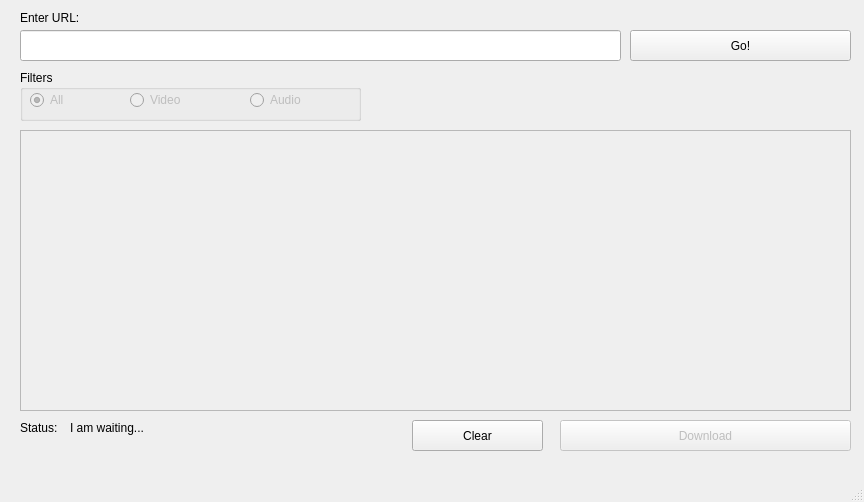
<?xml version="1.0" encoding="UTF-8"?>
<ui version="4.0">
 <class>YourTube</class>
 <widget class="QMainWindow" name="YourTube">
  <property name="geometry">
   <rect>
    <x>0</x>
    <y>0</y>
    <width>864</width>
    <height>502</height>
   </rect>
  </property>
  <property name="windowTitle">
   <string>YourTube</string>
  </property>
  <widget class="QWidget" name="centralwidget">
   <widget class="QLineEdit" name="lineEdit">
    <property name="geometry">
     <rect>
      <x>20</x>
      <y>30</y>
      <width>601</width>
      <height>31</height>
     </rect>
    </property>
    <property name="text">
     <string/>
    </property>
   </widget>
   <widget class="QLabel" name="label">
    <property name="geometry">
     <rect>
      <x>20</x>
      <y>10</y>
      <width>71</width>
      <height>16</height>
     </rect>
    </property>
    <property name="text">
     <string>Enter URL:</string>
    </property>
   </widget>
   <widget class="QLabel" name="label_2">
    <property name="geometry">
     <rect>
      <x>20</x>
      <y>420</y>
      <width>55</width>
      <height>16</height>
     </rect>
    </property>
    <property name="text">
     <string>Status:</string>
    </property>
   </widget>
   <widget class="QPushButton" name="go_button">
    <property name="geometry">
     <rect>
      <x>630</x>
      <y>30</y>
      <width>221</width>
      <height>31</height>
     </rect>
    </property>
    <property name="text">
     <string>Go!</string>
    </property>
   </widget>
   <widget class="QPushButton" name="dl_Button">
    <property name="enabled">
     <bool>false</bool>
    </property>
    <property name="geometry">
     <rect>
      <x>560</x>
      <y>420</y>
      <width>291</width>
      <height>31</height>
     </rect>
    </property>
    <property name="text">
     <string>Download</string>
    </property>
   </widget>
   <widget class="QListWidget" name="listWidget">
    <property name="enabled">
     <bool>false</bool>
    </property>
    <property name="geometry">
     <rect>
      <x>20</x>
      <y>130</y>
      <width>831</width>
      <height>281</height>
     </rect>
    </property>
   </widget>
   <widget class="QGroupBox" name="groupBox">
    <property name="geometry">
     <rect>
      <x>20</x>
      <y>70</y>
      <width>341</width>
      <height>51</height>
     </rect>
    </property>
    <property name="title">
     <string>Filters</string>
    </property>
    <widget class="QRadioButton" name="radioButton_2">
     <property name="enabled">
      <bool>false</bool>
     </property>
     <property name="geometry">
      <rect>
       <x>10</x>
       <y>20</y>
       <width>95</width>
       <height>20</height>
      </rect>
     </property>
     <property name="text">
      <string>All</string>
     </property>
     <property name="checked">
      <bool>true</bool>
     </property>
    </widget>
    <widget class="QRadioButton" name="radioButton_3">
     <property name="enabled">
      <bool>false</bool>
     </property>
     <property name="geometry">
      <rect>
       <x>110</x>
       <y>20</y>
       <width>95</width>
       <height>20</height>
      </rect>
     </property>
     <property name="text">
      <string>Video</string>
     </property>
    </widget>
    <widget class="QRadioButton" name="radioButton">
     <property name="enabled">
      <bool>false</bool>
     </property>
     <property name="geometry">
      <rect>
       <x>230</x>
       <y>20</y>
       <width>95</width>
       <height>20</height>
      </rect>
     </property>
     <property name="text">
      <string>Audio</string>
     </property>
    </widget>
   </widget>
   <widget class="QLabel" name="label_3">
    <property name="geometry">
     <rect>
      <x>70</x>
      <y>420</y>
      <width>261</width>
      <height>16</height>
     </rect>
    </property>
    <property name="text">
     <string>I am waiting...</string>
    </property>
   </widget>
   <widget class="QPushButton" name="pushButton">
    <property name="geometry">
     <rect>
      <x>412</x>
      <y>420</y>
      <width>131</width>
      <height>31</height>
     </rect>
    </property>
    <property name="text">
     <string>Clear</string>
    </property>
   </widget>
  </widget>
  <widget class="QMenuBar" name="menubar">
   <property name="geometry">
    <rect>
     <x>0</x>
     <y>0</y>
     <width>864</width>
     <height>26</height>
    </rect>
   </property>
  </widget>
  <widget class="QStatusBar" name="statusbar"/>
 </widget>
 <resources/>
 <connections/>
</ui>
